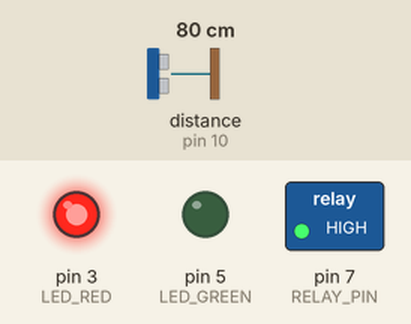
Bench run of a sketch on a simulated Arduino Uno, built with avr-gcc and run on an emulated ATmega328P. On the bench: switched loads named in the sketch (green lamp = pin HIGH), output pins drawn as LEDs (lit = HIGH). Wiring (inferred from the names in the program): ultrasonic range finder: trigger pin 9; echo pin 10. The inputs (shaded band) are chosen by the test bench; at power-on: distance to the obstacle (sensor on pin 10) 80 cm. The echo pulse lasts 58.3 µs per cm; pins used as bus, display or sensor lines are not drawn.

Above: at 1.8 s.
1.9 s: distance to the obstacle (sensor on pin 10) set to 19 cm
3.4 s: distance to the obstacle (sensor on pin 10) set to 15 cm
At 4.9 s:
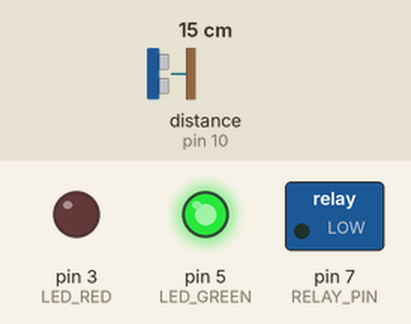
5.5 s: distance to the obstacle (sensor on pin 10) set to 18 cm
At 6.5 s:
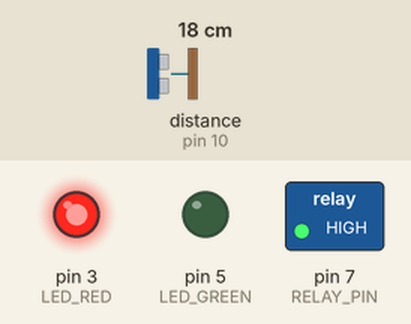
7.5 s: distance to the obstacle (sensor on pin 10) set to 2 cm
At 9.3 s:
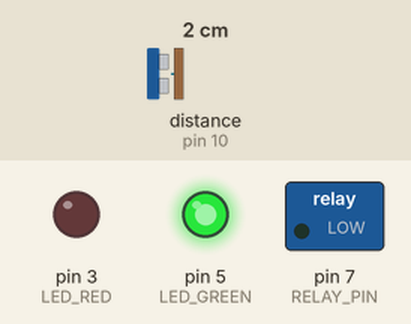
Timing chart, 0 to 10.5 s (numbered marks = the images above; inputs shaded):
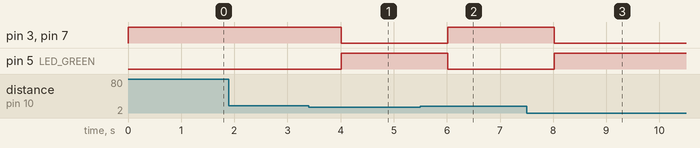

The sketch:

chicken_water_node_v1.ino
```cpp
// ================================
// Chicken Water Node – V1
// ================================

// Pin Configuration
const int TRIG_PIN = 9;
const int ECHO_PIN = 10;
const int RELAY_PIN = 7;

// RGB LED pins
const int LED_RED = 3;
const int LED_GREEN = 5;

// Water level configuration
const float TANK_HEIGHT_CM = 20.0;      // Adjust to your container
const float MIN_WATER_PERCENT = 20.0;   // Safety threshold

// =================================

void setup() {
  pinMode(TRIG_PIN, OUTPUT);
  pinMode(ECHO_PIN, INPUT);
  pinMode(RELAY_PIN, OUTPUT);

  pinMode(LED_RED, OUTPUT);
  pinMode(LED_GREEN, OUTPUT);

  // Safe startup state
  digitalWrite(RELAY_PIN, HIGH); // Relay OFF (LOW trigger module)
}

void loop() {
  float distance = measureDistance();
  float waterPercent = calculateWaterPercent(distance);

  if (waterPercent > MIN_WATER_PERCENT) {
    allowPump();
    setGreen();
  } else {
    stopPump();
    setRed();
  }

  delay(1000);
}

// =================================

float measureDistance() {
  digitalWrite(TRIG_PIN, LOW);
  delayMicroseconds(2);

  digitalWrite(TRIG_PIN, HIGH);
  delayMicroseconds(10);
  digitalWrite(TRIG_PIN, LOW);

  long duration = pulseIn(ECHO_PIN, HIGH);
  float distance = duration * 0.034 / 2;

  return distance;
}

float calculateWaterPercent(float distance) {
  float waterHeight = TANK_HEIGHT_CM - distance;
  float percent = (waterHeight / TANK_HEIGHT_CM) * 100.0;

  if (percent < 0) percent = 0;
  if (percent > 100) percent = 100;

  return percent;
}

void allowPump() {
  digitalWrite(RELAY_PIN, LOW);  // Relay ON (LOW trigger)
}

void stopPump() {
  digitalWrite(RELAY_PIN, HIGH); // Relay OFF
}

void setGreen() {
  digitalWrite(LED_GREEN, HIGH);
  digitalWrite(LED_RED, LOW);
}

void setRed() {
  digitalWrite(LED_GREEN, LOW);
  digitalWrite(LED_RED, HIGH);
}
```

Measured:
- the behaviour switches between 17 and 16 cm on distance to the obstacle (sensor on pin 10) (found by bisection; images 0 and 1)
- after the input at 1.9 s, every drawn part: stays the same
- after the input at 3.4 s, pin 3 (LED_RED), pin 7 (RELAY_PIN): HIGH → LOW after 0.62 s; pin 5 (LED_GREEN): LOW → HIGH after 0.62 s
- after the input at 5.5 s, pin 3 (LED_RED), pin 7 (RELAY_PIN): LOW → HIGH after 0.52 s; pin 5 (LED_GREEN): HIGH → LOW after 0.52 s
- after the input at 7.5 s, pin 3 (LED_RED), pin 7 (RELAY_PIN): HIGH → LOW after 0.52 s; pin 5 (LED_GREEN): LOW → HIGH after 0.52 s
